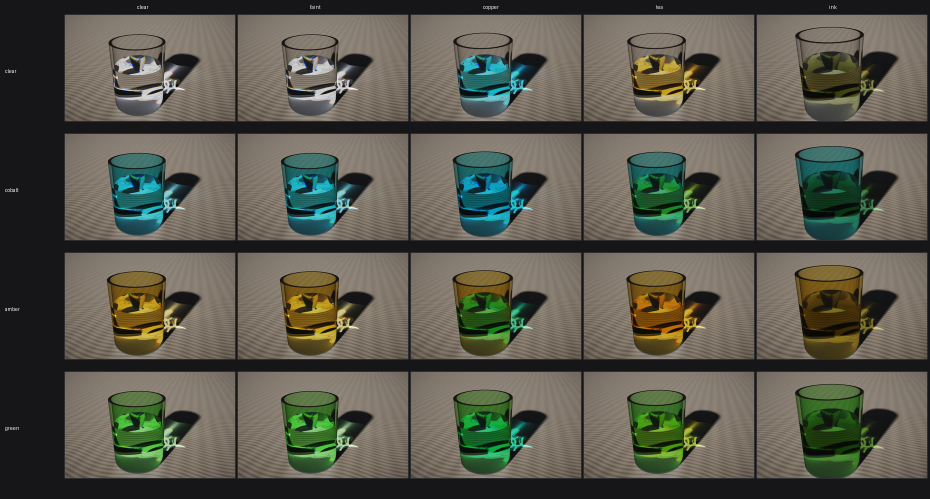
#> input picture docs/media/colour_media_grid.png, 1860 x 998 px, given in place of clip_20261007_180753_5.png, which was not available (shown at 1/2 size)
$ python make_comparison_figure.py
#> lines starting #> are read from the running program, lines starting #| are printed output that depends on the picture; pictures that were not available may be replaced by others from this repository, and a replacement may not be noted
"""make_comparison_figure.py — one image that shows the comparison.

Layout:
  row 1   reference photograph | our injected caustic | Cycles' own caustics
  row 2   matching crops of the caustic, zoomed, so the noise difference is
          visible rather than merely tabulated

All three row-1 panels are scaled to the same width. The crop region is chosen
from the caustic's brightest area in our render so both methods are shown at
their best-known location.

Run:  python tools/make_comparison_figure.py
"""
from PIL import Image, ImageDraw


# Repo root, derived rather than hardcoded: this file lives one level down.
import os as _os
_ROOT = _os.path.dirname(_os.path.dirname(_os.path.abspath(__file__)))

OUT = _ROOT + "/out"
DOCS = _ROOT + "/docs"
REF = "D:/hermes/hermes-agent/images/clip_20261007_180753_5.png"
W = 720                      # panel width
LABEL = 26


def fit(img, w):
    return img.resize((w, max(1, int(img.height * w / img.width))), Image.LANCZOS)


def label(img, text):
    canvas = Image.new("RGB", (img.width, img.height + LABEL), (16, 16, 18))
    canvas.paste(img, (0, LABEL))
    d = ImageDraw.Draw(canvas)
    d.text((6, 7), text, fill=(235, 235, 235))
    return canvas


def find_caustic_crop(path, size=340):
    """Brightest region of the render, as a crop box."""
    import numpy as np
    im = Image.open(path).convert("RGB")
    a = np.asarray(im).astype(np.float32).mean(axis=2)
    # ignore the top strip (the glass's specular highlight) to land on the table
    a[: int(a.shape[0] * 0.25)] = 0
    # box-blur by downsampling so a single firefly cannot win
    k = 24
    h, w = a.shape[0] // k * k, a.shape[1] // k * k
    t = a[:h, :w].reshape(h // k, k, w // k, k).mean(axis=(1, 3))
    r, c = np.unravel_index(np.argmax(t), t.shape)
    cy, cx = (r + 0.5) * k, (c + 0.5) * k
    half = size // 2
    x0 = int(min(max(cx - half, 0), im.width - size))
    y0 = int(min(max(cy - half, 0), im.height - size))
    return im.crop((x0, y0, x0 + size, y0 + size))


def main():
    ref = fit(Image.open(REF).convert("RGB"), W)
    ours = fit(Image.open(f"{OUT}/hero_ours.png").convert("RGB"), W)
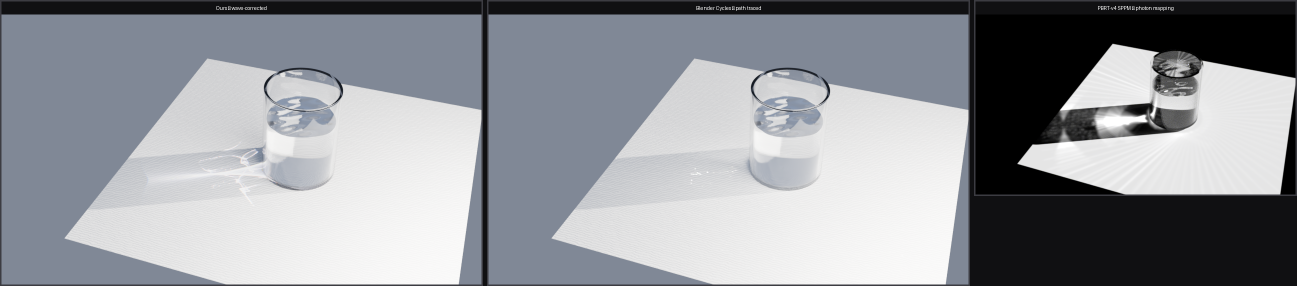
#> input picture docs/media/hero_comparison.png, 2594 x 572 px, given in place of hero_ours.png, which was not available (shown at 1/2 size)
    cyc = fit(Image.open(f"{OUT}/hero_cycles.png").convert("RGB"), W)

    panels = [label(ref, "REFERENCE PHOTOGRAPH"),
              label(ours, "OURS: baked wave-corrected caustic injected"),
              label(cyc, "COMPETITOR: Cycles path-traced caustics")]
#> in label (call 2), `canvas.paste(img, (0, LABEL))`:
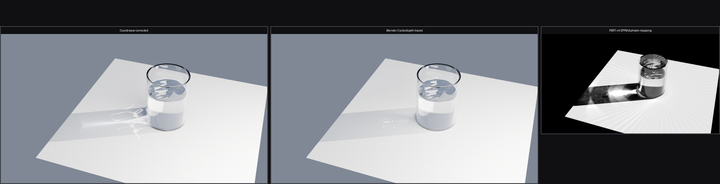
#> canvas: PIL image 720x184 RGB; mean R, G, B 127.2, 129.6, 134.4
    h1 = max(p.height for p in panels)
#> h1 = 412
    row1 = Image.new("RGB", (sum(p.width for p in panels) + 16, h1), (16, 16, 18))
    x = 0
    for p in panels:
        row1.paste(p, (x, 0))
        x += p.width + 8
#> this loop made 3 passes
#> x on passes 1 to 3: 728, 1456, 2184
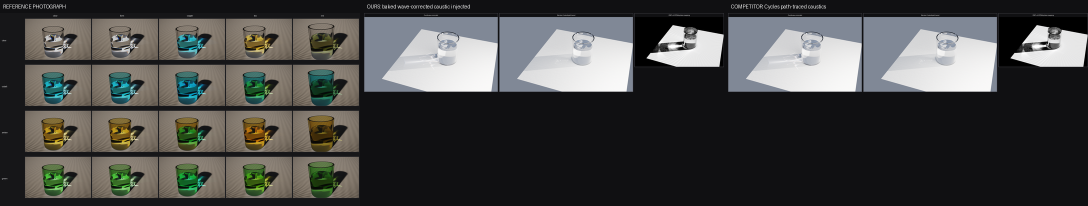
#> row1: PIL image 2176x412 RGB (shown at 1/2 size); mean R, G, B 71.9, 72.3, 70.9
#> after the loop, x = 2184

    crop_size = 340
    co = find_caustic_crop(f"{OUT}/hero_ours.png", crop_size)
#> in find_caustic_crop, im is the input picture: PIL image 2594x572 RGB; mean R, G, B 145.5, 148.2, 153.6
#> in find_caustic_crop, `r, c = np.unravel_index(np.argmax(t), t.shape)`: r = 22; c = 37
#> in find_caustic_crop, `cy, cx = (r + 0.5) * k, (c + 0.5) * k`: cy = 540; cx = 900
#> in find_caustic_crop, `x0 = int(min(max(cx - half, 0), im.width - size))`: x0 = 730
#> in find_caustic_crop, `y0 = int(min(max(cy - half, 0), im.height - size))`: y0 = 232
    cc = find_caustic_crop(f"{OUT}/hero_cycles.png", crop_size)
    z = 2
    co = co.resize((crop_size * z, crop_size * z), Image.NEAREST)
    cc = cc.resize((crop_size * z, crop_size * z), Image.NEAREST)
    row2 = Image.new("RGB", (co.width + cc.width + 8, co.height + LABEL), (16, 16, 18))
    a = label(co, "OURS: caustic crop, no denoise")
#> call 4 of label, with text = 'OURS: caustic crop, no denoise'
#> in label (call 4), `canvas.paste(img, (0, LABEL))`:
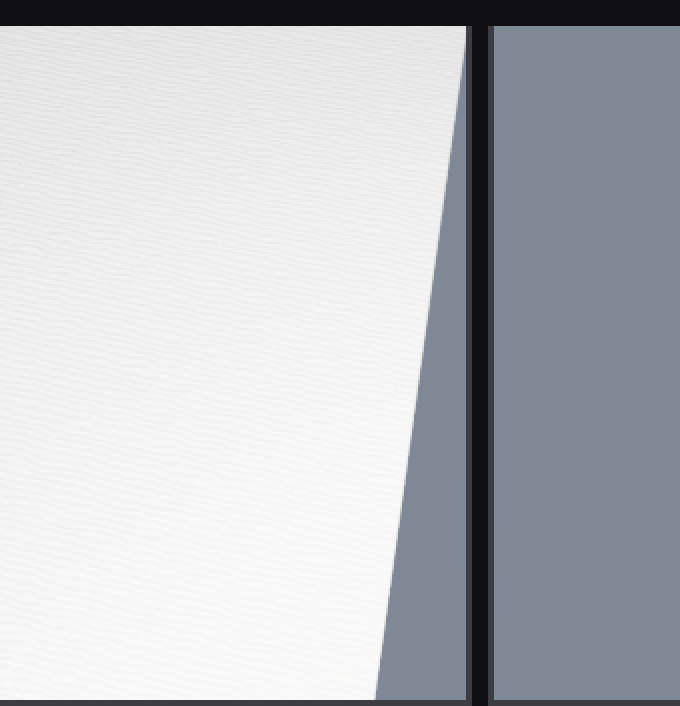
#> canvas: PIL image 680x706 RGB; mean R, G, B 186.6, 188.9, 193.5
#> a: PIL image 680x706 RGB
    b = label(cc, "COMPETITOR: same crop, equal samples")
    row2.paste(a, (0, 0))
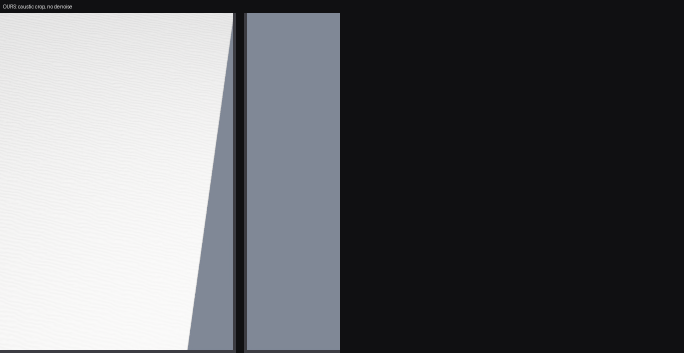
#> row2: PIL image 1368x706 RGB (shown at 1/2 size); mean R, G, B 100.9, 102, 105.3
    row2.paste(b, (co.width + 8, 0))
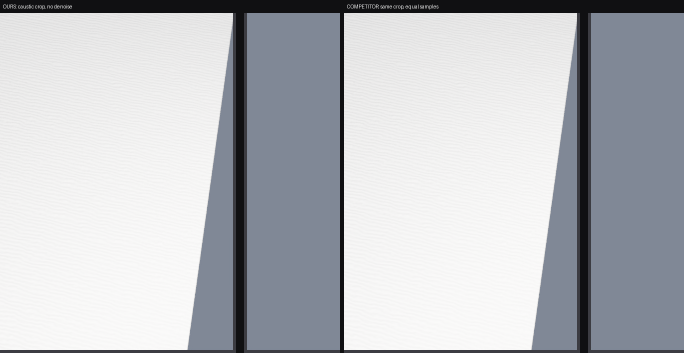
#> row2: PIL image 1368x706 RGB (shown at 1/2 size); mean R, G, B 185.7, 188.1, 192.7

    total_w = max(row1.width, row2.width)
#> total_w = 2176
    total_h = row1.height + row2.height + 8
#> total_h = 1126
    fig = Image.new("RGB", (total_w, total_h), (16, 16, 18))
    fig.paste(row1, (0, 0))
    fig.paste(row2, (0, row1.height + 8))
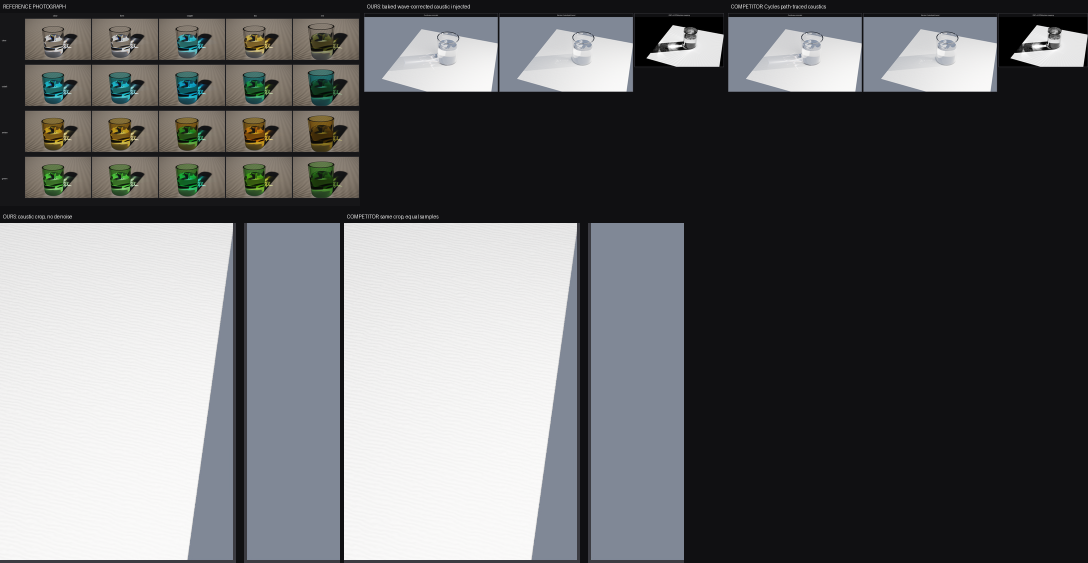
#> fig: PIL image 2176x1126 RGB (shown at 1/2 size); mean R, G, B 103.4, 104.4, 106.2
    path = f"{DOCS}/media/comparison_ours_vs_cycles.png"
    fig.save(path)
    print(f"wrote {path}  {fig.width}x{fig.height}")
#| wrote docs/media/comparison_ours_vs_cycles.png  2176x1126


if __name__ == "__main__":
    main()
